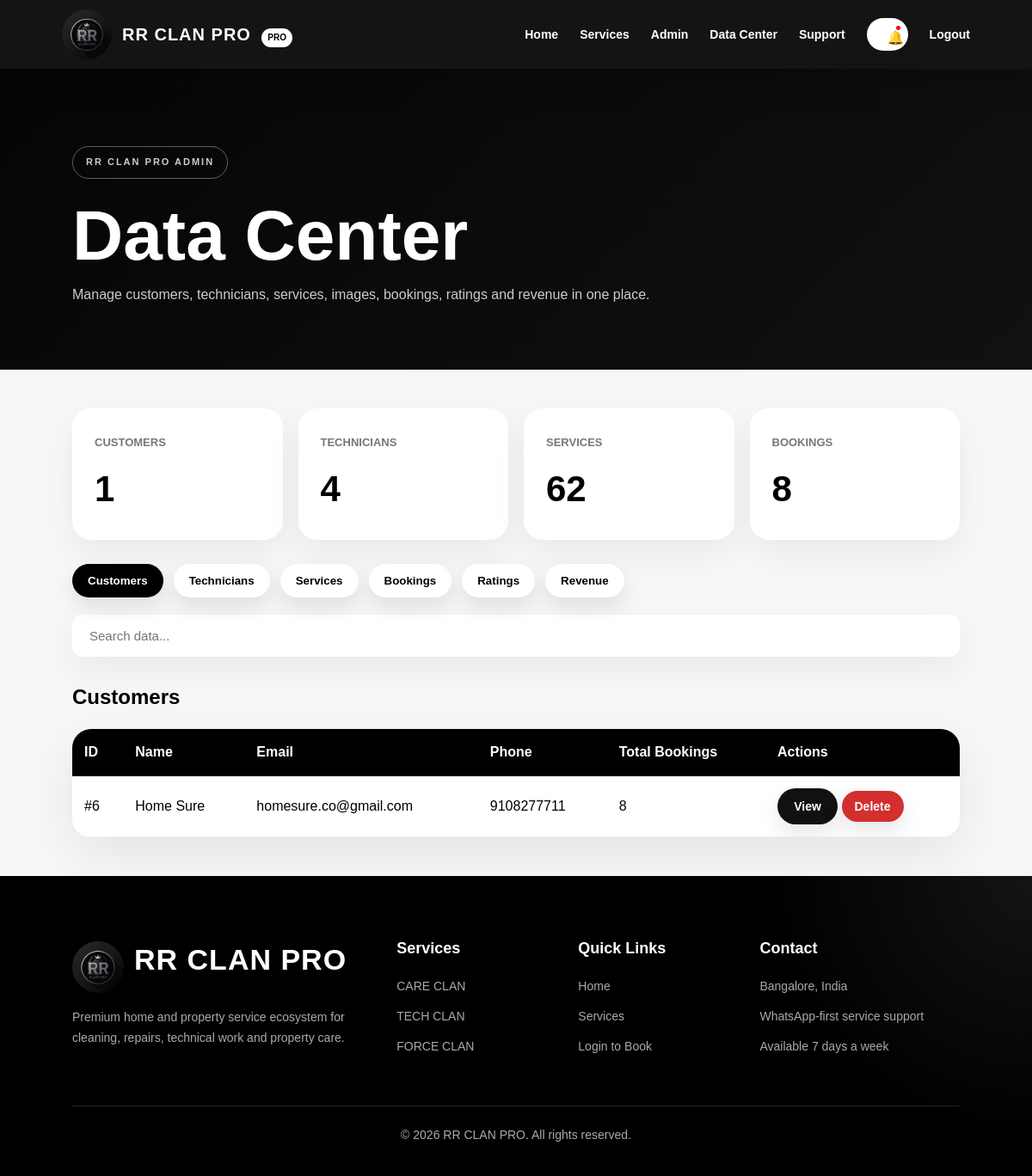
/admin/data (signed in), run on the app's committed database.
### app/models.py (models this page shows)
class User(UserMixin, db.Model):
    id = db.Column(db.Integer, primary_key=True)
    name = db.Column(db.String(120), nullable=False)
    email = db.Column(db.String(160), unique=True, nullable=False)
    phone = db.Column(db.String(20), unique=True)
    password_hash = db.Column(db.String(255), nullable=False)
    role = db.Column(db.String(30), nullable=False, default="customer")
    skill = db.Column(db.String(80))
    wallet_balance = db.Column(db.Integer, default=0)
    referral_code = db.Column(db.String(40), unique=True, nullable=True)
    created_at = db.Column(db.DateTime, default=datetime.utcnow)
    customer_bookings = db.relationship(
        "Booking",
        foreign_keys="Booking.customer_id",
        backref="customer",
        lazy=True,
    )
    assigned_jobs = db.relationship(
        "Booking",
        foreign_keys="Booking.technician_id",
        backref="technician",
        lazy=True,
    )

### app/routes.py (the view)
    @app.route("/admin/data")
    @login_required
    def admin_data():
        if current_user.role != "admin":
            flash("Admin access only.", "error")
            return redirect(url_for("index"))
        customers = User.query.filter_by(role="customer").all()
        technicians = User.query.filter_by(role="technician").all()
        services = Service.query.all()
        bookings = Booking.query.order_by(Booking.created_at.desc()).all()
        return render_template(
            "admin_data.html",
            customers=customers,
            technicians=technicians,
            services=services,
            bookings=bookings
        )

### app/__init__.py (called while the page is built)
def create_app():
    app = Flask(__name__, instance_relative_config=True)
    app.config["SECRET_KEY"] = "change-this-secret-key-before-production"
    app.config["SQLALCHEMY_DATABASE_URI"] = "sqlite:///rrclanpro.db"
    app.config["SQLALCHEMY_TRACK_MODIFICATIONS"] = False
    app.config["RAZORPAY_KEY_ID"] = os.getenv("RAZORPAY_KEY_ID")
    app.config["RAZORPAY_KEY_SECRET"] = os.getenv("RAZORPAY_KEY_SECRET")
    db.init_app(app)
    login_manager.init_app(app)
    from app.models import User
    from app.routes import register_routes
    register_routes(app)
    @login_manager.user_loader
    def load_user(user_id):
        return User.query.get(int(user_id))
    with app.app_context():
        db.create_all()
        seed_database()
    return app

### app/templates/admin_data.html (shortened to what this page needs)
{% extends "layout.html" %}
{% block content %}
<section class="data-hero">
    <p class="hero-tag">RR CLAN PRO ADMIN</p>
    <h1>Data Center</h1>
    <p>Manage customers, technicians, services, images, bookings, ratings and revenue in one place.</p>
</section>
<section class="data-center">
    <div class="data-stats">
        <div><span>Customers</span><h2>{{ customers|length }}</h2></div>
        <div><span>Technicians</span><h2>{{ technicians|length }}</h2></div>
        <div><span>Services</span><h2>{{ services|length }}</h2></div>
        <div><span>Bookings</span><h2>{{ bookings|length }}</h2></div>
    </div>
    <div class="data-tabs">
        <button onclick="showTab('customers', event)" class="tab-btn active">Customers</button>
        <button onclick="showTab('technicians', event)" class="tab-btn">Technicians</button>
        <button onclick="showTab('services', event)" class="tab-btn">Services</button>
        <button onclick="showTab('bookings', event)" class="tab-btn">Bookings</button>
        <button onclick="showTab('ratings', event)" class="tab-btn">Ratings</button>
        <button onclick="showTab('revenue', event)" class="tab-btn">Revenue</button>
    </div>
    <div class="data-search">
        <input type="text" id="dataSearch" placeholder="Search data...">
    </div>
    <div id="customers" class="tab-content active">
        <h2>Customers</h2>
        <div class="data-table-wrap">
            <table class="admin-table searchable-table">
                <tr>
                    <th>ID</th>
                    <th>Name</th>
                    <th>Email</th>
                    <th>Phone</th>
                    <th>Total Bookings</th>
                    <th>Actions</th>
                </tr>
                {% for customer in customers %}
                <tr>
                    <td>#{{ customer.id }}</td>
                    <td>{{ customer.name }}</td>
                    <td>{{ customer.email }}</td>
                    <td>{{ customer.phone or "-" }}</td>
                    <td>{{ customer.customer_bookings|length }}</td>
                    <td>
                        <a class="small-btn" href="{{ url_for('customer_history', customer_id=customer.id) }}">View</a>
                        <form method="POST"
                              action="{{ url_for('delete_customer', customer_id=customer.id) }}"
                              style="display:inline;"
                              onsubmit="return confirm('Delete this customer and all bookings?');">
                            <button type="submit" class="small-btn danger-btn">Delete</button>
                        </form>
                    </td>
                </tr>
                {% endfor %}
            </table>
        </div>
    </div>
</section>
{% endblock %}

### data on the page
User: id "6", name "Home Sure", email "homesure.co@gmail.com", phone "9108277711", customer_bookings|length "8"

### other printed values
{{ customers|length }} "1"
{{ technicians|length }} "4"
{{ services|length }} "62"
{{ bookings|length }} "8"
